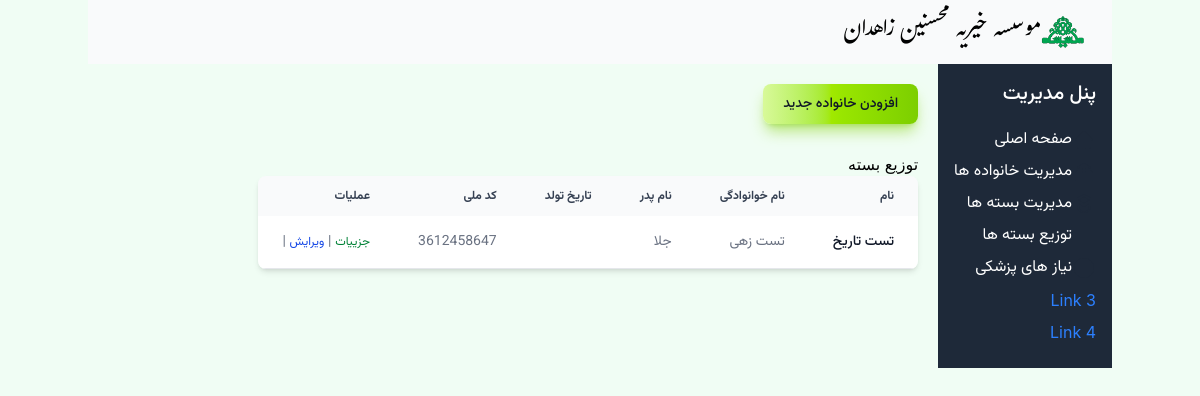
Screenshot of /families/2/members/ with the database file from the repository.
### Mohsenin/models.py (models this page shows, shortened)
class Person(models.Model):
    family = models.ForeignKey(Family, related_name='members', on_delete=models.CASCADE)
    first_name = models.CharField('نام',max_length=50)
    last_name = models.CharField('نام خانوادگی',max_length=50)
    father_name = models.CharField('', max_length=50)
    national_id = models.CharField('شماره ملی', max_length=10)
    birth_date = models.DateField('تاریخ تولد') #TODO: USE django-jalali
    is_orphan = models.BooleanField('یتیم')
    is_guardian = models.BooleanField(default=False)

### Mohsenin/views.py (the view)
# urls.py: path('families/<int:family_id>/members/', views.PersonListView.as_view(), name='person_list'),
class PersonListView(ListView):
    model = Person
    template_name = 'Person/person_list.html'
    context_object_name = 'persons'
    def get(self, request, family_id):
        members = Person.objects.filter(family_id=family_id)
        family = Family.objects.get(id=family_id)
        for member in members:
            member.birth_date = conver_solar_date(member.birth_date)
        context = {
            "persons" : members,
            "family": family,
        }
        return render(request , self.template_name, context)

### Mohsenin/views.py (called while the page is built)
def conver_solar_date(date):
    return jdatetime.datetime.fromgregorian(datetime=date).strftime("%Y/%m/%d")

### Mohsenin/templates/Person/person_list.html
{% extends "base.html" %}
{% block content %}
<div class="py-5 vazir-medium no-print">
    <button type="button" class="text-gray-900 bg-gradient-to-r from-lime-200 via-lime-400 to-lime-500 hover:bg-gradient-to-br focus:ring-4 focus:outline-none focus:ring-lime-300 dark:focus:ring-lime-800 shadow-lg shadow-lime-500/50 dark:shadow-lg dark:shadow-lime-800/80 font-medium rounded-lg text-sm px-5 py-2.5 text-center me-2 mb-2"><a href="{% url 'person_add' family.pk %}">افزودن خانواده جدید</a></button>
</div>
<h2>توزیع بسته</h2>
<div class="relative overflow-x-auto shadow-md sm:rounded-lg">
<table class="w-full text-sm text-left rtl:text-right text-gray-500 dark:text-gray-400">
    <thead class="text-xs text-gray-700 uppercase bg-gray-50 dark:bg-gray-700 dark:text-gray-400">
    <tr class='vazir-semibold'>
        <th scope="col" class="px-6 py-3 text-end">نام</th>
        <th scope="col" class="px-6 py-3 text-right">نام خوانوادگی</th>
        <th scope="col" class="px-6 py-3 text-right">نام پدر</th>
        <th scope="col" class="px-6 py-3 text-right">تاریخ تولد</th>
        <th scope="col" class="px-6 py-3 text-right">کد ملی</th>
        <th scope="col" class="px-6 py-3 text-right">عملیات</th>
    </tr>
</thead>
<tbody>
    {% for person in persons %}
    {% if person.is_guardian %}
    <tr class="bg-white border-b dark:bg-gray-800 dark:border-gray-700 border-gray-200 hover:bg-gray-50 dark:hover:bg-gray-600 vazir-normal">
        <th scope="row" class="px-6 py-4 font-medium text-gray-900 whitespace-nowrap dark:text-white">{{ person.first_name }}</th>
        <td class="px-6 py-4">{{ person.last_name }}</td>
        <td class="px-6 py-4">{{ person.father_name }}</td>
        <td class="px-6 py-4">{{ person.birth_date }}</td>
        <td class="px-6 py-4">{{ person.national_id }}</td>
        <td  class="px-6 py-4 no-print">
            <a href="{% url 'person_detail' person.pk %}" class="text-green-700 text-xs">جزییات</a> |
            <a href="{% url 'person_edit' person.family.id person.pk  %}" class="text-blue-700 text-xs">ویرایش</a> |
        </td>
    </tr>
    {% endif %}
    {% endfor %}
</tbody>
</table>
</div>
{% endblock %}

### rows the page displays
Person: first_name "تست تاریخ", last_name "تست زهی", father_name "جلا", national_id "3612458647"
